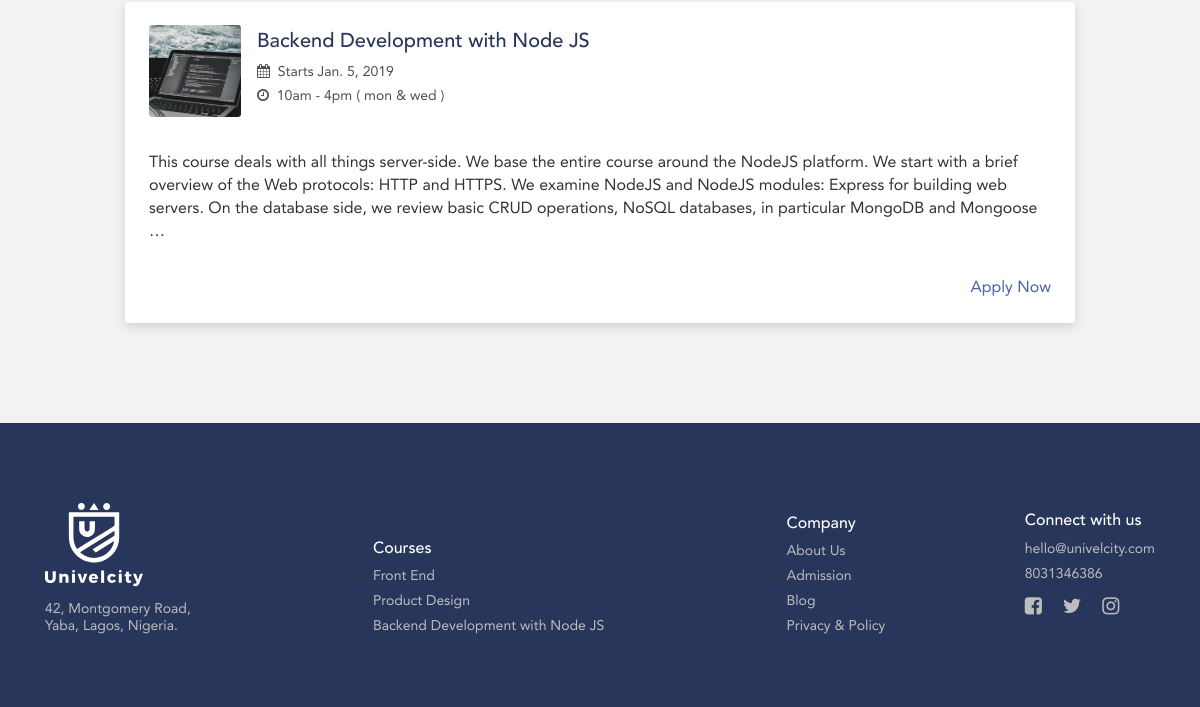
/course_list/2/ (lower part), run on an earlier commit of the app's database.
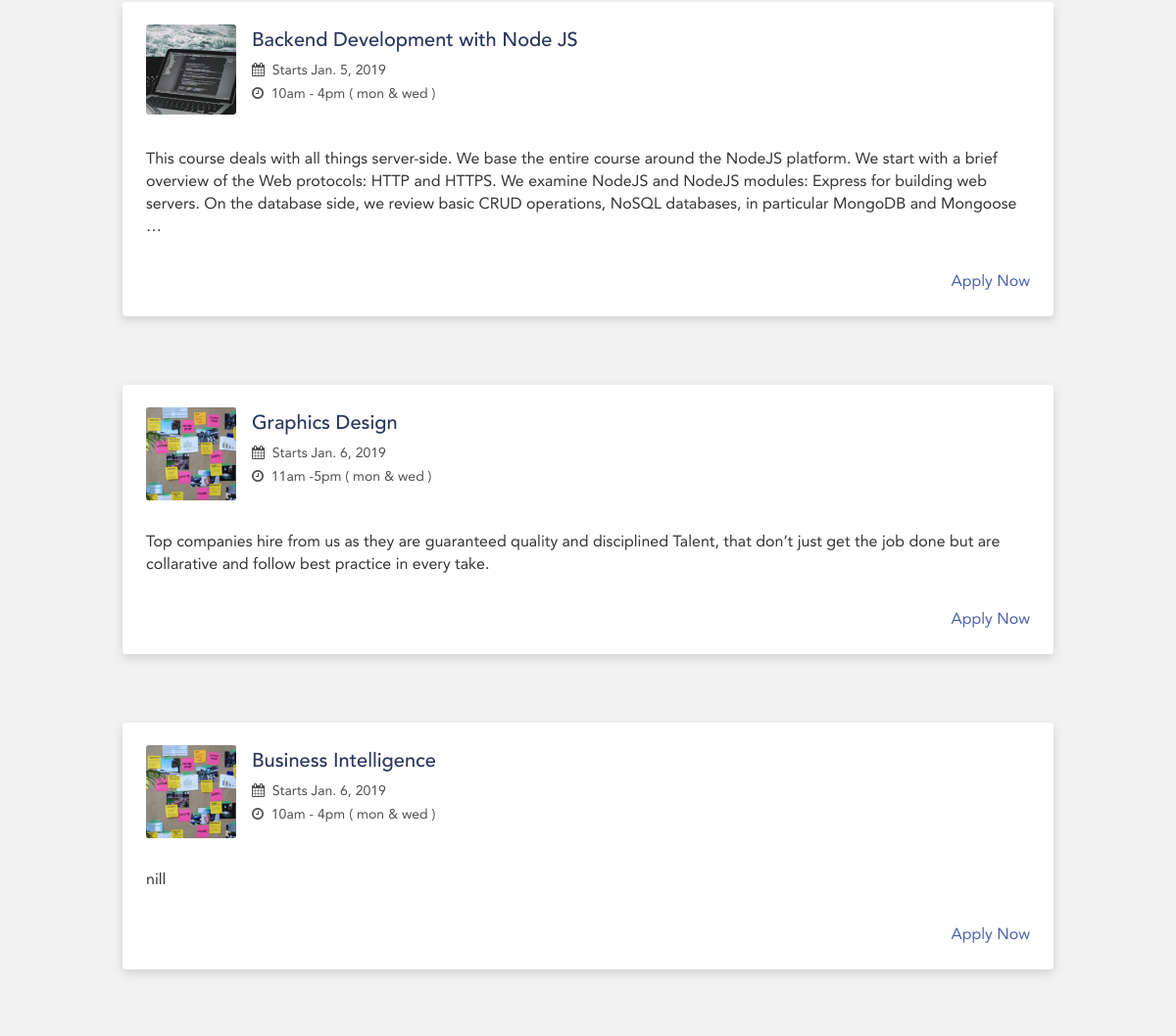
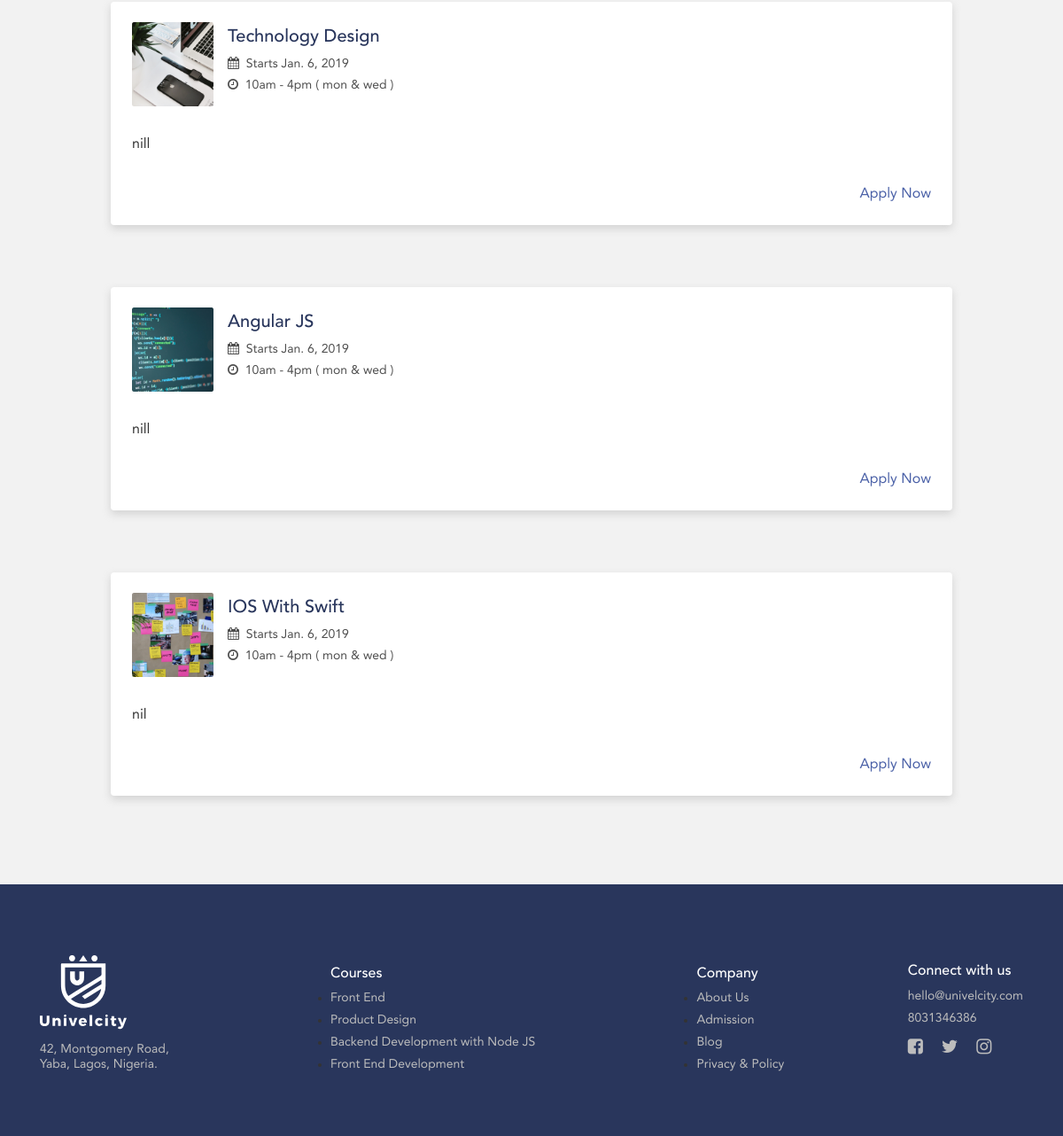
And on a later commit of the database (2 pictures, top to bottom).
### main/models.py (models this page shows, shortened)
class Course(models.Model):
    image  = models.FileField(null = True, upload_to='uploads/course_imgs/')
    header = models.FileField(null = True, upload_to='uploads/course_imgs/')
    title           = models.CharField(null = True, max_length=40, default="")
    category        = models.ForeignKey('Category', on_delete=models.CASCADE, default = 1, related_name= 'course')
    about           = models.IntegerField(null = True, unique=False, default = "")
    date            = models.DateField(null = True, default="")
    time            = models.CharField(null = True, max_length=30, default="")
    duration        = models.IntegerField(null = True, default="")
    address         = models.TextField(null = True, default="")
    about           = models.TextField(null = True, default="")
    price           = models.IntegerField(null = True, default="")
    is_upcoming     = models.BooleanField(default = False)
    is_active       = models.BooleanField(default = False)

class Global(models.Model):
    logo            = models.FileField(null = True, upload_to='uploads/logos/')
    phone           = models.IntegerField(null = True, unique=False, default = "")
    location        = models.TextField(null = True, default="")
    email           = models.EmailField(null = True, default="", max_length=200)
    about_title     = models.CharField(null = True, default="", max_length=200)
    about_text      = models.CharField(null = True, default="", max_length=200)
    about_body      = models.TextField(null = True, default="", blank= True)
    facebook        = models.CharField(null = True, default="", max_length=200)
    twitter         = models.CharField(null = True, default="", max_length=200)
    insta           = models.CharField(null = True, default="", max_length=200)

### main/views.py (the view)
# urls.py: path('course_list/<int:id>/', views.course_list, name='course_list'),
def course_list(request,id):
    page = 'course_list'
    general = Global.objects.all()[0]
    courses = Course.objects.filter(category_id = id, is_active = True)
    footer_courses = Course.objects.all()[:4] #COURSES TO SHOW AT FOOTER
    return render(request, 'course_list.html', { 'page': page, 'general':general, 'courses':courses, 'footer_courses':footer_courses })

### main/models.py (called while the page is built)
    def __str__(self):              # __unicode__ on Python 2
        return self.title

### templates/course_list.html (shortened to what this page needs)
{% extends "base.html" %}
{% load static %}
{% block content %}
<div class="section_accelerate aboutus">
 <div class="container">
  {% for course in courses %}
  <div class="col_sive">
   <div class="img_sec"><img src='{{ course.image.url }}' alt="img" /></div>
   <div class="detail_sec">
    <h2>{{ course.title }}</h2>
	<div class="dateandtime">
	 <div class="date"><i class="fa fa-calendar"></i> &nbsp;Starts {{ course.date }}</div>
     <div class="time"><i class="fa fa-clock-o"></i> &nbsp;{{ course.time }}</div>
	</div>
   </div>
   <div class="parra">
  <p>{{ course.about | truncatechars:350 |safe}}</p>
  <a href="/detailed_course_view/{{ course.id }}" class="learn_more">Apply Now</a>
  </div>
  </div>
  {% endfor %}
 </div>
</div>
{% endblock %}

### templates/base.html (shortened to what this page needs)
﻿{% load static %}
<!DOCTYPE html>
<html lang="en">
<head>
<link rel="stylesheet" href='{% static "css/bootstrap.min.css" %}'>
<link rel="stylesheet" href='{% static "css/style.css" %}'>
<link href="https://stackpath.bootstrapcdn.com/font-awesome/4.7.0/css/font-awesome.min.css" rel="stylesheet">
</head>
<body>
{% block content %}
  {% endblock %}
  <footer class="footer-bs">
    <div class="container">
      <div class="col-md-3 ftrone">
       <div class="ftr_logo"><img src= '{% static "images/logo_v.svg" %}' width="98" alt="footer logo" /></h2>
       <p>{{ general.location | safe }}</p>
      </div>
      </div>
      <div class="col-md-3 ftrtwo">
       <h4>Courses</h4>
       <ul class="pages">
         {% for course in footer_courses %}
           <li><a href="detailed_course_view/{{course.id}}">{{ course.title }}</a></li>
           {% endfor %}
       </ul>
      </div>
      <div class="col-md-3 ftrthree">
       <h4>Company</h4>
       <ul>
        <li><a href="/about">About Us</a></li>
        <li><a href="#">Admission</a></li>
        <li><a href="#">Blog</a></li>
        <li><a href="#">Privacy &amp; Policy</a></li>
       </ul>
      </div>
      <div class="col-md-3 ftrfour">
       <h4>Connect with us</h4>
       <a href="#" class="input-group">{{ general.email }}</a>
       <p class="input-group">{{ general.phone }}</p>
       <div class="social">
        <a href="{{ general.facebook }}"><i class="fa fa-facebook-square"></i></a>
        <a href="{{ general.twitter }}"><i class="fa fa-twitter"></i></a>
        <a href="{{ general.insta }}"><i class="fa fa-instagram"></i></a>
       </div>
      </div>
    </div>
   </footer>
</body>
</html>

### static/css/style.css (style rules this page uses)
body { margin: 0; line-height: normal; color: #333; }
.date { line-height: normal; font-size: 18px; margin-bottom: 10px; }
.time { line-height: normal; font-size: 18px; margin-bottom: 10px; }
.section_accelerate { background: #f2f2f2; padding-top: 100px; padding-bottom: 100px; }
.section_accelerate p { text-align: center; line-height: 23px; font-size: 16px; text-align: center; color: #333; margin: 0px 0px 47px 0px; }
.aboutus p { text-align: left; }
.col_sive { background: #fff; box-shadow: 0px 4px 10px rgba(196, 196, 196, 0.7); border-radius: 4px; padding: 23px 24px 25px 24px; overflow: hidden; width: 100%; max-width: 950px; margin: 0 auto 70px auto; }
.col_sive:last-child { margin-bottom: 0; }
.col_sive .img_sec { width: 92px; height: 92px; float: left; margin-right: 16px; position: relative; }
.col_sive .dateandtime { float: left; width: 87%; }
.col_sive .dateandtime .date, .col_sive .dateandtime .time { font-size: 14px; color: #4f4f4f; margin: 0px 0px 7px 0px; }
.col_sive .detail_sec h2 { line-height: normal; font-size: 20px; color: #29365c; margin-top: 5px; }
.col_sive .parra { clear: both; padding-top: 35px; }
.col_sive .parra p { line-height: 23px; font-size: 16px; color: #333; margin-bottom: 35px; }
.col_sive .parra a { line-height: normal; font-size: 16px; color: #4c62a8; float: right; }
.footer-bs { background: #29365c; padding-top: 80px; padding-bottom: 54px; }
.footer-bs h4 { font-size: 16px; color: #fff; }
.footer-bs ul { padding: 0; }
.footer-bs a, .footer-bs .input-group, .ftr_logo p { font-size: 14px; color: #bdbdbd; padding-bottom: 8px; display: block; text-decoration: none; }
.ftr_logo img { margin-bottom: 14px; }
.footer-bs .col-md-3 { width: auto; float: none; display: inline-block; text-align: left; }
.footer-bs .ftrone, .footer-bs .ftrtwo { margin-right: 13%; }
.footer-bs .ftrfour { float: right; }
.footer-bs .social i { color: #bdbdbd; font-size: 20px; padding-right: 17px; }
.footer-bs .social a { display: inline-block; }
.footer-bs p.input-group { margin-bottom: 5px; }
img { max-width: 100%; }

What changed in the data, as far as the page shows it:
added Course: image (picture), title "Graphics Design", date "Jan. 6, 2019", time "11am -5pm ( mon & wed )", about "Top companies hire from us as they are guaranteed quality and disciplined Talent, that don’t just get the job done but are collarative and follow best practice in every take."
added Course: image (picture), title "Business Intelligence", date "Jan. 6, 2019", time "10am - 4pm ( mon & wed )", about "nill"
added Course: image (picture), title "Technology Design", date "Jan. 6, 2019", time "10am - 4pm ( mon & wed )", about "nill"
added Course: image (picture), title "Angular JS", date "Jan. 6, 2019", time "10am - 4pm ( mon & wed )", about "nill"
added Course: image (picture), title "IOS With Swift", date "Jan. 6, 2019", time "10am - 4pm ( mon & wed )", about "nil"
added Course: title "Front End Development", shown under "Courses"
